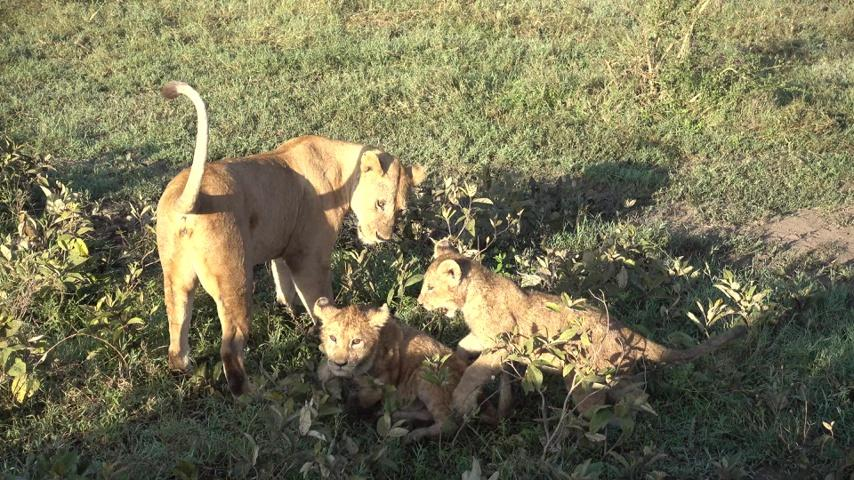
#> input picture img.jpg, 854 x 480 px
$ python -i lucidDream.py   (imports and definitions only)
#> lines starting #> are read from the running program, lines starting #| are printed output that depends on the picture; after the words box and inside, x2 and y2 are one past the last pixel; in counts of white or black regions, pixels touching at a corner belong together
#> further down, picture is the input picture: shape (480, 854, 3); mean B, G, R 85.6, 115.8, 119.3
from __future__ import print_function, division
from six import string_types
import cv2
import numpy as np

# [106 lines left out: function dreamData, not called in this run]


def change_illumination(img,bgimg=None):

    img=img.astype('float32')/255
    HSVimg=cv2.cvtColor(img,cv2.COLOR_BGR2HSV)
#> HSVimg: shape (480, 854, 3) float32; mean H, S, V 65.7, 0.3, 0.5
    if bgimg is not None:
        bgimg=bgimg.astype('float32')/255
        HSVbg=cv2.cvtColor(bgimg,cv2.COLOR_BGR2HSV)
    else:
        HSVbg=None

    mult_l,multi_r=0.97,1.03
    power_l,power_r=0.8,1.2
    add_l,add_r=-0.05,0.05

    multi_val=np.random.rand()*(multi_r-mult_l)+mult_l
    power_val=np.random.rand()*(power_r-power_l)+power_l
    add_val=np.random.rand()*(add_r-add_l)+add_l
    S=multi_val*HSVimg[:,:,1]**power_val+add_val
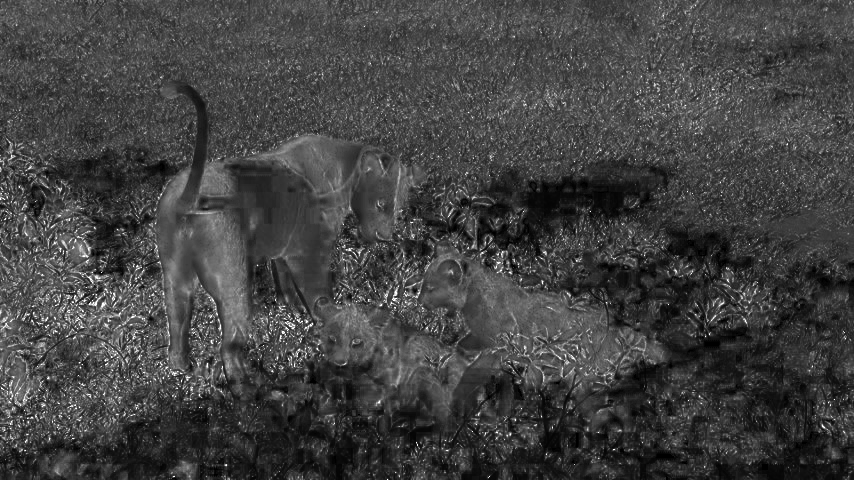
#> S: shape (480, 854) float32; min 0.0103, max 1.01, mean 0.272; drawn with min black and max white
    S[S<0]=0
    S[S>1]=1
#> S: shape (480, 854) float32; 0.14% of pixels changed, all inside (x1, y1, x2, y2) = (0, 15, 846, 480)
    if HSVbg is not None:
        Sbg=multi_val*HSVbg[:,:,1]**power_val+add_val
        Sbg[Sbg<0]=0
        Sbg[Sbg>1]=1

    multi_val=np.random.rand()*(multi_r-mult_l)+mult_l
    power_val=np.random.rand()*(power_r-power_l)+power_l
    add_val=np.random.rand()*(add_r-add_l)+add_l
    V=multi_val*HSVimg[:,:,2]**power_val+add_val
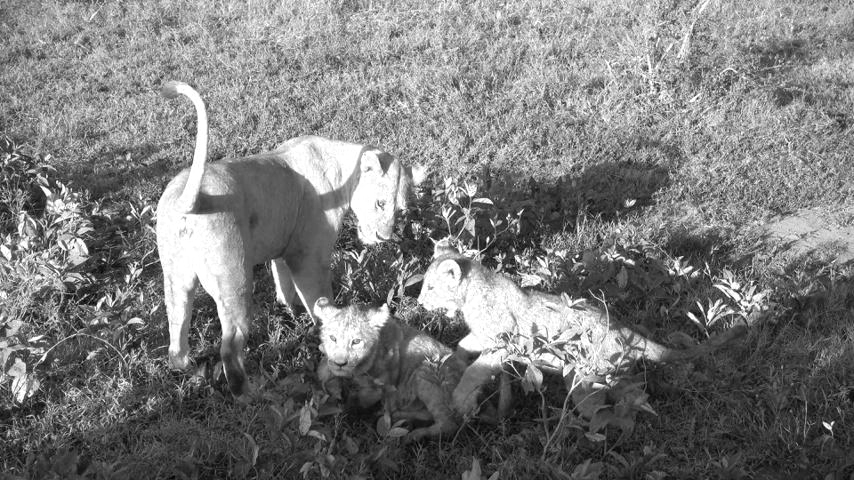
#> V: shape (480, 854) float32; min 0.0192, max 1.02, mean 0.502; drawn with min black and max white
    V[V<0]=0
    V[V>1]=1
#> V: shape (480, 854) float32; 3.41% of pixels changed, all inside (x1, y1, x2, y2) = (0, 0, 828, 428)
    if HSVbg is not None:
        Vbg=multi_val*HSVbg[:,:,2]**power_val+add_val
        Vbg[Vbg<0]=0
        Vbg[Vbg>1]=1

    newHSV=np.dstack((HSVimg[:,:,0],S,V))
#> newHSV: shape (480, 854, 3) float32; mean H, S, V 65.7, 0.3, 0.5
    newBGR=cv2.cvtColor(newHSV,cv2.COLOR_HSV2BGR)
    newBGR=(newBGR*255+0.5).astype('uint8')
    if HSVbg is not None:
        newHSVbg=np.dstack((HSVbg[:,:,0],Sbg,Vbg))
        newbg=cv2.cvtColor(newHSVbg,cv2.COLOR_HSV2BGR)
        newbg=(newbg*255+0.5).astype('uint8')
        return newBGR,newbg
    else:
        return newBGR

# [318 lines left out: functions spline_transform_multi, blend_mask_multi, SeamlessClone_trimap, augment_image_mask_illumination_deform_random_img_multi, rotate_image, crop_around_center and 3 more, not called in this run]

def transformPointsInverse(T,width,height):
    T=cv2.invertAffineTransform(T)
    return transformPointsForward(T,width,height)

# [137 lines left out: functions augment_foreground, blend_mask_transf, thin_plate_transform, not called in this run]

>>> import cv2
>>> picture = cv2.imread('img.jpg')
>>> result = change_illumination(picture)
